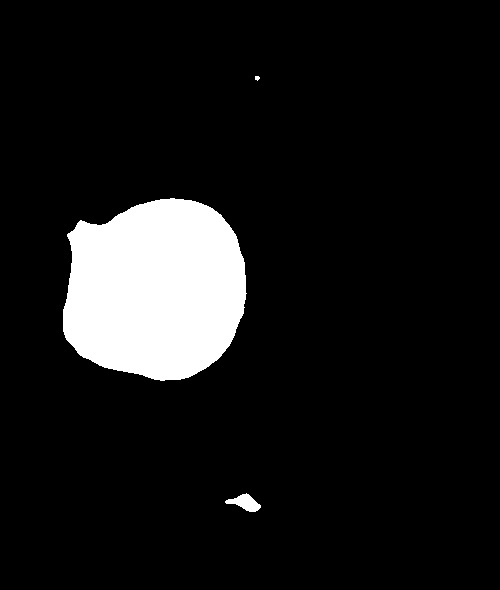
#> input picture imagw3.jpg, 500 x 590 px
$ python 'feature extraction.py'
#> lines starting #> are read from the running program, lines starting #| are printed output that depends on the picture
import cv2

def extract_features(image_path):
    # Load the image
#> called with image_path = 'imagw3.jpg'
    image = cv2.imread(image_path)
#> image is the input picture: shape (590, 500, 3); min 0, max 255, mean 23.6

    # Convert the image to grayscale
    gray_image = cv2.cvtColor(image, cv2.COLOR_BGR2GRAY)

    # Initialize the ORB detector
    orb = cv2.ORB_create()

    # Detect keypoints and compute descriptors
    keypoints, descriptors = orb.detectAndCompute(gray_image, None)
#> keypoints = 265 keypoints; strongest (x, y, size): (259, 77, 31), (68, 235, 31), (258, 507, 44.6), (257, 506, 53.6)

    # Draw keypoints on the image
    image_with_keypoints = cv2.drawKeypoints(image, keypoints, None, flags=cv2.DRAW_MATCHES_FLAGS_DRAW_RICH_KEYPOINTS)
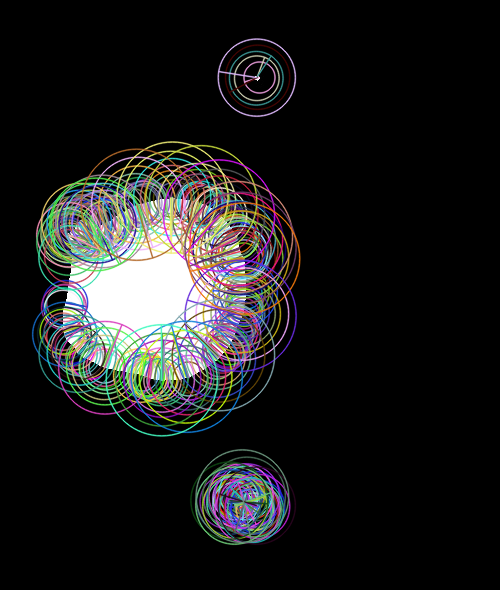
#> image_with_keypoints: shape (590, 500, 3); mean B, G, R 28.3, 28.5, 28.5

    return keypoints, descriptors, image_with_keypoints

# Example usage:
image_path = 'imagw3.jpg'
keypoints, descriptors, image_with_keypoints = extract_features(image_path)

# Display the image with keypoints
cv2.imshow('Image with Keypoints', image_with_keypoints)
cv2.waitKey(0)
cv2.destroyAllWindows()


# [19 lines of commented-out code are left out]
